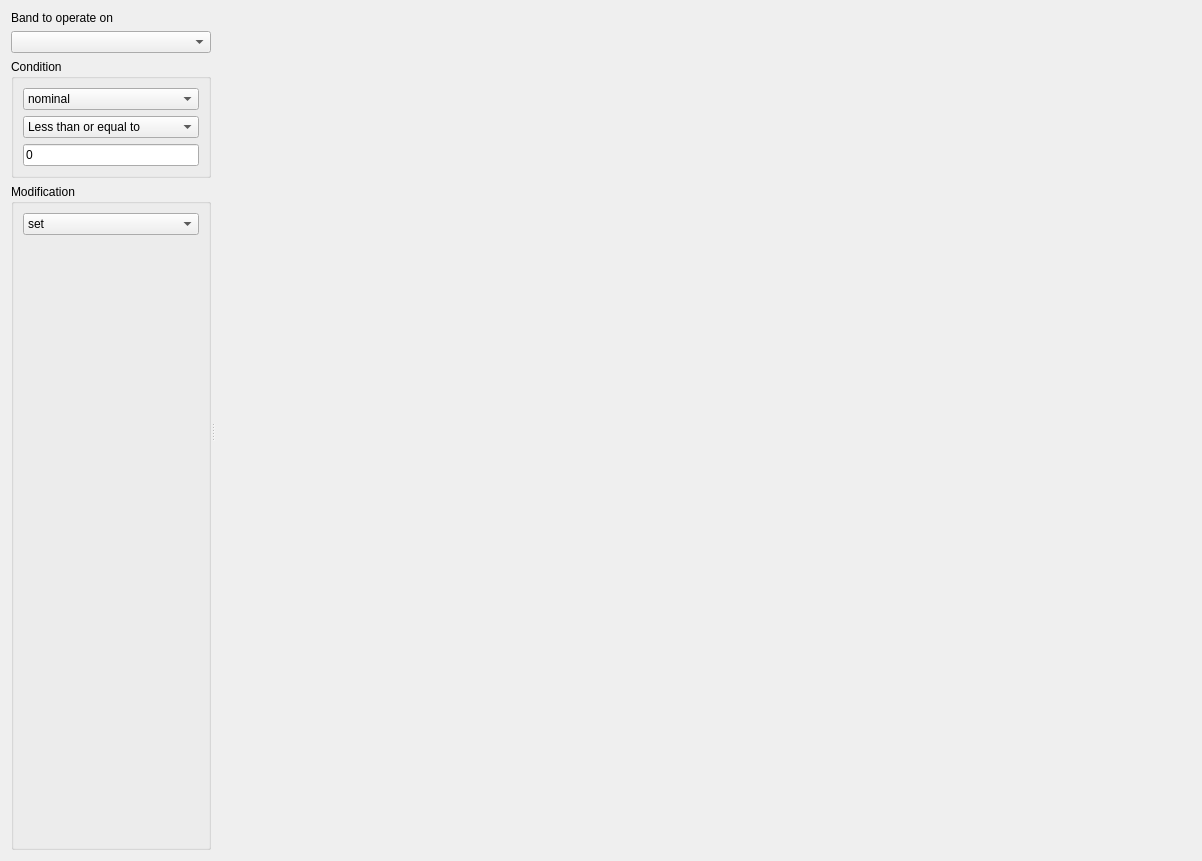
<?xml version="1.0" encoding="UTF-8"?>
<ui version="4.0">
 <class>Form</class>
 <widget class="QWidget" name="Form">
  <property name="geometry">
   <rect>
    <x>0</x>
    <y>0</y>
    <width>1202</width>
    <height>861</height>
   </rect>
  </property>
  <property name="windowTitle">
   <string>Form</string>
  </property>
  <layout class="QHBoxLayout" name="horizontalLayout">
   <item>
    <widget class="QSplitter" name="splitter">
     <property name="sizePolicy">
      <sizepolicy hsizetype="MinimumExpanding" vsizetype="MinimumExpanding">
       <horstretch>0</horstretch>
       <verstretch>0</verstretch>
      </sizepolicy>
     </property>
     <property name="orientation">
      <enum>Qt::Horizontal</enum>
     </property>
     <widget class="QWidget" name="widget" native="true">
      <property name="sizePolicy">
       <sizepolicy hsizetype="Preferred" vsizetype="Minimum">
        <horstretch>0</horstretch>
        <verstretch>0</verstretch>
       </sizepolicy>
      </property>
      <property name="minimumSize">
       <size>
        <width>100</width>
        <height>100</height>
       </size>
      </property>
      <property name="maximumSize">
       <size>
        <width>200</width>
        <height>16777215</height>
       </size>
      </property>
      <layout class="QGridLayout" name="gridLayout">
       <item row="3" column="0" colspan="2">
        <widget class="QGroupBox" name="groupBox_2">
         <property name="title">
          <string>Modification</string>
         </property>
         <layout class="QVBoxLayout" name="verticalLayout_2">
          <item>
           <widget class="QComboBox" name="modCombo">
            <item>
             <property name="text">
              <string>set</string>
             </property>
            </item>
            <item>
             <property name="text">
              <string>clear</string>
             </property>
            </item>
           </widget>
          </item>
          <item>
           <widget class="DQWidgetVertical" name="dqbits" native="true"/>
          </item>
         </layout>
        </widget>
       </item>
       <item row="2" column="0" colspan="2">
        <widget class="QGroupBox" name="groupBox">
         <property name="sizePolicy">
          <sizepolicy hsizetype="Preferred" vsizetype="Maximum">
           <horstretch>0</horstretch>
           <verstretch>0</verstretch>
          </sizepolicy>
         </property>
         <property name="title">
          <string>Condition</string>
         </property>
         <layout class="QVBoxLayout" name="verticalLayout">
          <item>
           <widget class="QComboBox" name="dataCombo">
            <item>
             <property name="text">
              <string>nominal</string>
             </property>
            </item>
            <item>
             <property name="text">
              <string>uncertainty</string>
             </property>
            </item>
           </widget>
          </item>
          <item>
           <widget class="QComboBox" name="testCombo">
            <property name="sizePolicy">
             <sizepolicy hsizetype="Expanding" vsizetype="Fixed">
              <horstretch>0</horstretch>
              <verstretch>0</verstretch>
             </sizepolicy>
            </property>
            <item>
             <property name="text">
              <string>Less than or equal to</string>
             </property>
            </item>
            <item>
             <property name="text">
              <string>Greater than or equal to</string>
             </property>
            </item>
            <item>
             <property name="text">
              <string>Less than</string>
             </property>
            </item>
            <item>
             <property name="text">
              <string>Greater than</string>
             </property>
            </item>
            <item>
             <property name="text">
              <string>ALWAYS</string>
             </property>
            </item>
           </widget>
          </item>
          <item>
           <widget class="QLineEdit" name="testEdit">
            <property name="text">
             <string>0</string>
            </property>
           </widget>
          </item>
         </layout>
        </widget>
       </item>
       <item row="0" column="0" colspan="2">
        <widget class="QLabel" name="label">
         <property name="sizePolicy">
          <sizepolicy hsizetype="Maximum" vsizetype="Maximum">
           <horstretch>0</horstretch>
           <verstretch>0</verstretch>
          </sizepolicy>
         </property>
         <property name="text">
          <string>Band to operate on</string>
         </property>
        </widget>
       </item>
       <item row="1" column="0" colspan="2">
        <widget class="QComboBox" name="bandCombo"/>
       </item>
      </layout>
     </widget>
     <widget class="Canvas" name="canvas" native="true">
      <property name="sizePolicy">
       <sizepolicy hsizetype="MinimumExpanding" vsizetype="MinimumExpanding">
        <horstretch>0</horstretch>
        <verstretch>0</verstretch>
       </sizepolicy>
      </property>
     </widget>
    </widget>
   </item>
  </layout>
 </widget>
 <customwidgets>
  <customwidget>
   <class>Canvas</class>
   <extends>QWidget</extends>
   <header>pcot.ui.canvas</header>
   <container>1</container>
  </customwidget>
  <customwidget>
   <class>DQWidgetVertical</class>
   <extends>QWidget</extends>
   <header>pcot.ui.dqwidget</header>
   <container>1</container>
  </customwidget>
 </customwidgets>
 <resources/>
 <connections/>
</ui>
